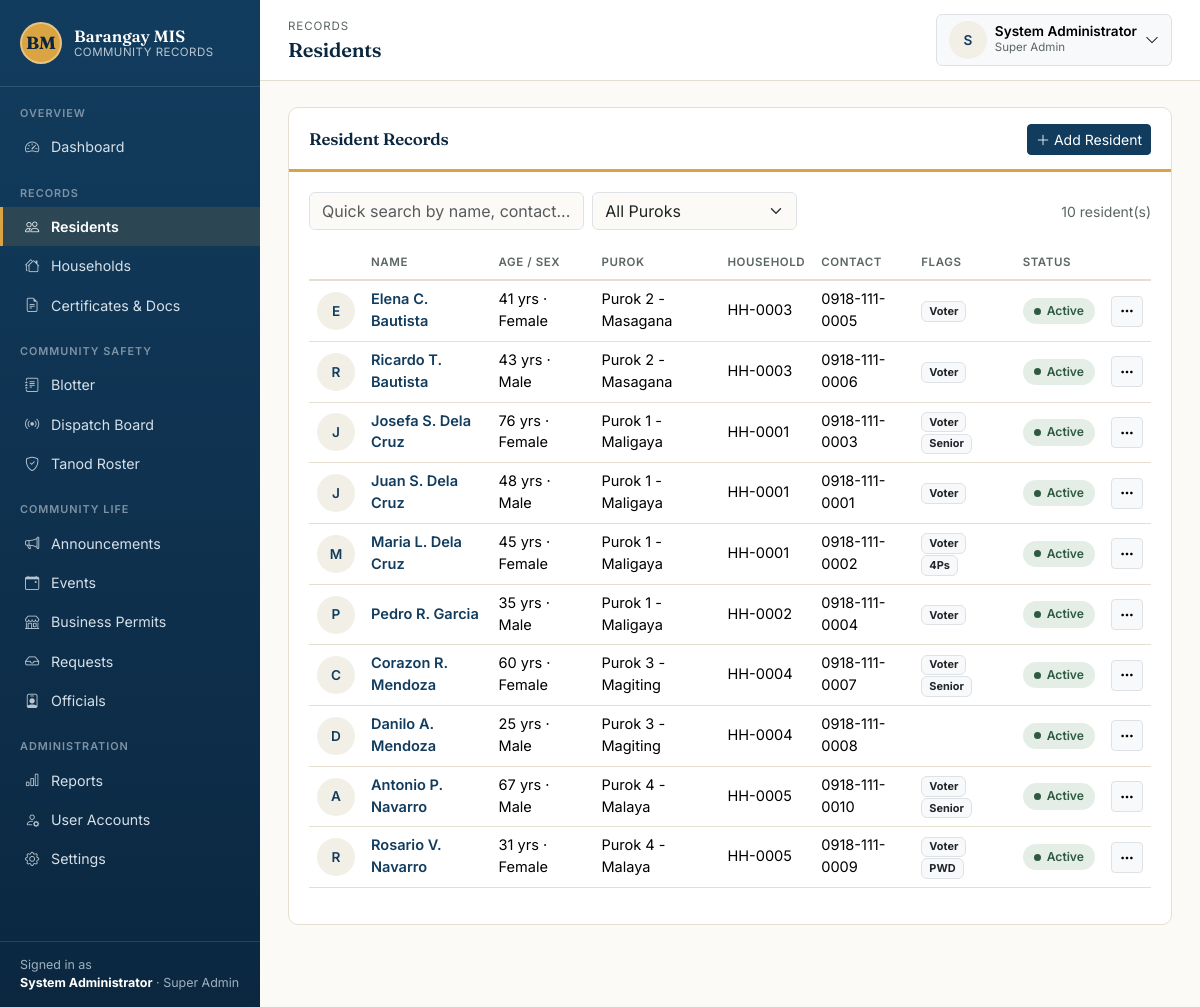
Page /modules/residents/list.php (signed in) on the committed database.
### tables this page shows
CREATE TABLE residents (
    id                INT AUTO_INCREMENT PRIMARY KEY,
    household_id      INT NULL,
    first_name        VARCHAR(100) NOT NULL,
    middle_name       VARCHAR(100),
    last_name         VARCHAR(100) NOT NULL,
    suffix            VARCHAR(20),
    birthdate         DATE NOT NULL,
    sex               ENUM('Male','Female') NOT NULL,
    civil_status      ENUM('Single','Married','Widowed','Separated','Divorced') NOT NULL DEFAULT 'Single',
    purok_id          INT NULL,
    address            VARCHAR(255),
    contact_number    VARCHAR(20),
    occupation        VARCHAR(100),
    is_voter          TINYINT(1) NOT NULL DEFAULT 0,
    is_pwd            TINYINT(1) NOT NULL DEFAULT 0,
    is_senior         TINYINT(1) NOT NULL DEFAULT 0,
    is_4ps            TINYINT(1) NOT NULL DEFAULT 0,
    photo             VARCHAR(255),
    status            ENUM('active','deceased','moved_out') NOT NULL DEFAULT 'active',
    created_at        TIMESTAMP NOT NULL DEFAULT CURRENT_TIMESTAMP,
    FOREIGN KEY (household_id) REFERENCES households(id) ON DELETE SET NULL,
    FOREIGN KEY (purok_id) REFERENCES puroks(id) ON DELETE SET NULL,
    INDEX idx_residents_last_name (last_name),
    INDEX idx_residents_status (status)
);

CREATE TABLE puroks (
    id      INT AUTO_INCREMENT PRIMARY KEY,
    name    VARCHAR(100) NOT NULL
);

CREATE TABLE households (
    id                  INT AUTO_INCREMENT PRIMARY KEY,
    household_number    VARCHAR(50) NOT NULL UNIQUE,
    head_resident_id    INT NULL,
    purok_id            INT NULL,
    address             VARCHAR(255),
    created_at          TIMESTAMP NOT NULL DEFAULT CURRENT_TIMESTAMP,
    FOREIGN KEY (purok_id) REFERENCES puroks(id) ON DELETE SET NULL
);

### includes/functions.php (called while the page is built, shortened)
<?php
function clean(?string $value): string
{
    return htmlspecialchars(trim($value ?? ''), ENT_QUOTES, 'UTF-8');
}
function calculate_age(string $birthdate): int
{
    try {
        $bd  = new DateTime($birthdate);
        $now = new DateTime('today');
        return (int)$bd->diff($now)->y;
    } catch (Exception) {
        return 0;
    }
}
function full_name_of(array $row): string
{
    $parts = array_filter([
        $row['first_name'] ?? '',
        !empty($row['middle_name']) ? mb_substr($row['middle_name'], 0, 1) . '.' : '',
        $row['last_name'] ?? '',
        $row['suffix'] ?? '',
    ]);
    return implode(' ', $parts);
}

### modules/residents/list.php (the view, shortened to what this page needs)
<?php
require_once __DIR__ . '/../../config.php';
require_once __DIR__ . '/../../includes/functions.php';
$sql = "SELECT r.*, h.household_number, p.name AS purok_name
        FROM residents r
        LEFT JOIN households h ON h.id = r.household_id
        LEFT JOIN puroks p ON p.id = r.purok_id
        WHERE 1=1";
$params = [];
$sql .= ' ORDER BY r.last_name, r.first_name';
$stmt = $pdo->prepare($sql);
$stmt->execute($params);
$residents = $stmt->fetchAll();
require_once __DIR__ . '/../../includes/header.php';
?>
<div class="panel">
    <div class="panel-header">
        <h2>Resident Records</h2>
        <a href="<?= BASE_URL ?>/modules/residents/form.php" class="btn btn-primary btn-sm"><i class="bi bi-plus-lg me-1"></i>Add Resident</a>
    </div>
    <div class="panel-body">
        <div class="row g-2 mb-3">
            <div class="col-md-4">
                <input type="text" class="form-control" placeholder="Quick search by name, contact..." onkeyup="quickFilter(this, 'residentsTable')">
            </div>
            <div class="col-md-3">
                <form method="get" class="d-flex">
                    <select name="purok_id" class="form-select" onchange="this.form.submit()">
                        <option value="">All Puroks</option>
                    </select>
                </form>
            </div>
            <div class="col-md-auto ms-auto text-soft align-self-center small">
                <?= count($residents) ?> resident(s)
            </div>
        </div>
        <?php if (empty($residents)): ?>
            <div class="empty-state">
                <i class="bi bi-people"></i>
                No residents found. Click "Add Resident" to register the first one.
            </div>
        <?php else: ?>
        <div class="table-responsive">
        <table class="table table-clean" id="residentsTable">
            <thead>
                <tr>
                    <th></th><th>Name</th><th>Age / Sex</th><th>Purok</th><th>Household</th><th>Contact</th><th>Flags</th><th>Status</th><th></th>
                </tr>
            </thead>
            <tbody>
            <?php foreach ($residents as $r): ?>
                <tr>
                    <td><span class="avatar-circle"><?= clean(mb_strtoupper(mb_substr($r['first_name'], 0, 1))) ?></span></td>
                    <td>
                        <a href="<?= BASE_URL ?>/modules/residents/view.php?id=<?= (int)$r['id'] ?>" class="fw-semibold text-decoration-none">
                            <?= clean(full_name_of($r)) ?>
                        </a>
                    </td>
                    <td><?= calculate_age($r['birthdate']) ?> yrs · <?= clean($r['sex']) ?></td>
                    <td><?= clean($r['purok_name'] ?? '—') ?></td>
                    <td><?= clean($r['household_number'] ?? '—') ?></td>
                    <td><?= clean($r['contact_number'] ?: '—') ?></td>
                    <td>
                        <?php if ($r['is_voter']): ?><span class="badge bg-light text-dark border me-1" title="Registered Voter">Voter</span><?php endif; ?>
                        <?php if ($r['is_senior']): ?><span class="badge bg-light text-dark border me-1" title="Senior Citizen">Senior</span><?php endif; ?>
                        <?php if ($r['is_pwd']): ?><span class="badge bg-light text-dark border me-1" title="Person with Disability">PWD</span><?php endif; ?>
                        <?php if ($r['is_4ps']): ?><span class="badge bg-light text-dark border" title="4Ps Beneficiary">4Ps</span><?php endif; ?>
                    </td>
                    <td><span class="status-pill <?= clean($r['status']) ?>"><span class="dot"></span><?= clean(ucfirst($r['status'])) ?></span></td>
                    <td class="text-end">
                        <div class="dropdown">
                            <button class="btn btn-sm btn-light border" data-bs-toggle="dropdown"><i class="bi bi-three-dots"></i></button>
                        </div>
                    </td>
                </tr>
            <?php endforeach; ?>
            </tbody>
        </table>
        </div>
        <?php endif; ?>
    </div>
</div>
<?php require_once __DIR__ . '/../../includes/footer.php'; ?>

### assets/css/style.css (style rules this page uses)
:root { --bagong-blue: #123C5E; --bagong-blue-dark: #0B2740; --bagong-blue-light: #1E5583; --paper: #FBFAF6; --paper-dim: #F2EFE6; --palay-gold: #D9A441; --palay-gold-dark: #B9832F; --adobe: #C1502E; --talahib: #4C7A5E; --ink: #1F2421; --ink-soft: #5B6660; --hairline: #E4DFD1; --font-display: 'Fraunces', Georgia, serif; --font-body: 'Inter', -apple-system, Segoe UI, Roboto, sans-serif; --font-mono: 'JetBrains Mono', SFMono-Regular, Menlo, monospace; --bs-primary: var(--bagong-blue); --bs-body-font-family: var(--font-body); --bs-body-color: var(--ink); --bs-body-bg: var(--paper); }
* { box-sizing: border-box; }
body { background: var(--paper); color: var(--ink); font-family: var(--font-body); }
h1, h2, h3, h4, .display-font { font-family: var(--font-display); font-weight: 600; letter-spacing: -0.01em; color: var(--bagong-blue-dark); }
a { color: var(--bagong-blue); }
.panel { background: #fff; border: 1px solid var(--hairline); border-radius: 10px; margin-bottom: 22px; overflow: hidden; }
.panel-header { display: flex; align-items: center; justify-content: space-between; gap: 12px; padding: 16px 20px 14px; border-bottom: 3px solid var(--palay-gold); flex-wrap: wrap; }
.panel-header h2, .panel-header h3 { margin: 0; font-size: 1.05rem; }
.panel-body { padding: 20px; }
.table-clean { --bs-table-bg: transparent; font-size: 0.91rem; }
.table-clean thead th { text-transform: uppercase; font-size: 0.72rem; letter-spacing: 0.05em; color: var(--ink-soft); border-bottom: 2px solid var(--hairline); font-weight: 600; white-space: nowrap; }
.table-clean td { vertical-align: middle; border-bottom: 1px solid var(--hairline); }
.btn-primary { background: var(--bagong-blue); border-color: var(--bagong-blue); }
.status-pill { display: inline-flex; align-items: center; gap: 6px; padding: 4px 11px; border-radius: 100px; font-size: 0.76rem; font-weight: 600; background: #EDEAE2; color: #5B6660; }
.status-pill .dot { width: 7px; height: 7px; border-radius: 50%; background: currentColor; }
.status-pill.resolved, .status-pill.active, .status-pill.settled, .status-pill.completed, .status-pill.available { background: #E4EEE7; color: #2E5A41; }
.text-soft { color: var(--ink-soft); }
.avatar-circle { width: 38px; height: 38px; border-radius: 50%; background: var(--paper-dim); color: var(--bagong-blue); display: flex; align-items: center; justify-content: center; font-weight: 600; font-size: 0.85rem; }

### rows in the picture
residents: first_name "E", r "Elena C. Bautista", birthdate "41", sex "Female", purok.name "Purok 2 - Masagana", household.household_number "HH-0003", contact_number "0918-111-0005", is_voter "Voter", status "Active"
residents: first_name "R", r "Ricardo T. Bautista", birthdate "43", sex "Male", purok.name "Purok 2 - Masagana", household.household_number "HH-0003", contact_number "0918-111-0006", is_voter "Voter", status "Active"
residents: first_name "J", r "Josefa S. Dela Cruz", birthdate "76", sex "Female", purok.name "Purok 1 - Maligaya", household.household_number "HH-0001", contact_number "0918-111-0003", is_voter "Voter", is_senior "Senior", status "Active"
residents: first_name "J", r "Juan S. Dela Cruz", birthdate "48", sex "Male", purok.name "Purok 1 - Maligaya", household.household_number "HH-0001", contact_number "0918-111-0001", is_voter "Voter", status "Active"
residents: first_name "M", r "Maria L. Dela Cruz", birthdate "45", sex "Female", purok.name "Purok 1 - Maligaya", household.household_number "HH-0001", contact_number "0918-111-0002", is_voter "Voter", is_4ps "4Ps", status "Active"
residents: first_name "P", r "Pedro R. Garcia", birthdate "35", sex "Male", purok.name "Purok 1 - Maligaya", household.household_number "HH-0002", contact_number "0918-111-0004", is_voter "Voter", status "Active"
residents: first_name "C", r "Corazon R. Mendoza", birthdate "60", sex "Female", purok.name "Purok 3 - Magiting", household.household_number "HH-0004", contact_number "0918-111-0007", is_voter "Voter", is_senior "Senior", status "Active"
residents: first_name "D", r "Danilo A. Mendoza", birthdate "25", sex "Male", purok.name "Purok 3 - Magiting", household.household_number "HH-0004", contact_number "0918-111-0008", status "Active"
residents: first_name "A", r "Antonio P. Navarro", birthdate "67", sex "Male", purok.name "Purok 4 - Malaya", household.household_number "HH-0005", contact_number "0918-111-0010", is_voter "Voter", is_senior "Senior", status "Active"
residents: first_name "R", r "Rosario V. Navarro", birthdate "31", sex "Female", purok.name "Purok 4 - Malaya", household.household_number "HH-0005", contact_number "0918-111-0009", is_voter "Voter", is_pwd "PWD", status "Active"

### other values in the picture
$label "Dashboard Residents Households Certificates & Docs Blotter Dispatch Board Tanod Roster Announcements Events Business Permits Requests Officials Reports User Accounts Settings"
current_full_name() "System Administrator"
role_label($role) "Super Admin"
$breadcrumbEyebrow "RECORDS"
$pageTitle "Residents"
mb_strtoupper(mb_substr(current_full_name() ?: '?', 0, 1)) "S"
role_label(current_role()) "Super Admin"
count($residents) "10"
